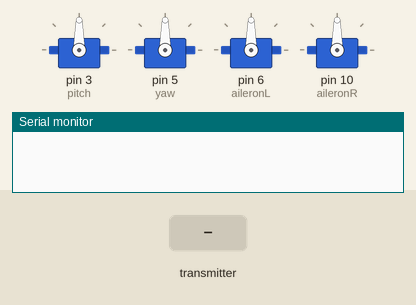
Bench run of a sketch on a simulated Arduino Uno, built with avr-gcc and run on an emulated ATmega328P. Shown: 4 × servo, the last lines printed to the serial monitor. The test bench sets the inputs (shaded band). No radio packets arrive unless stated.

Above: at 1.2 s.
1.3 s: the transmitter starts sending yawX = 0
At 2.5 s:
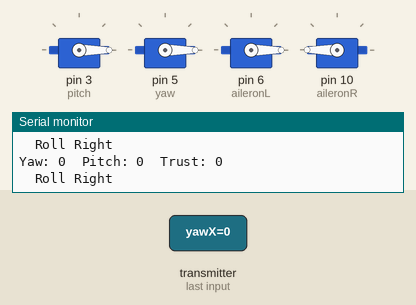
2.8 s: the transmitter starts sending yawX = 256
At 3.2 s:
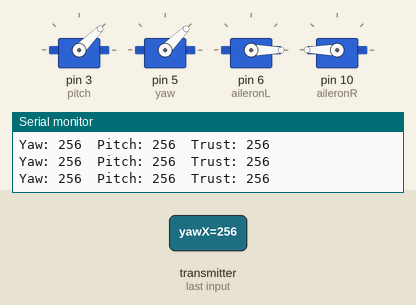
4.3 s: the transmitter starts sending yawX = 1023
At 4.9 s:
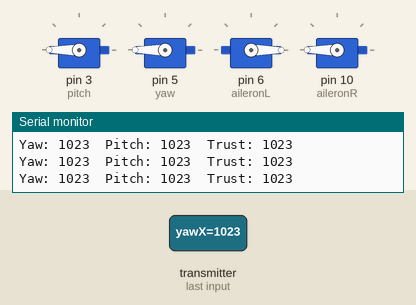
5.8 s: the transmitter starts sending yawX = 512
At 6.8 s:
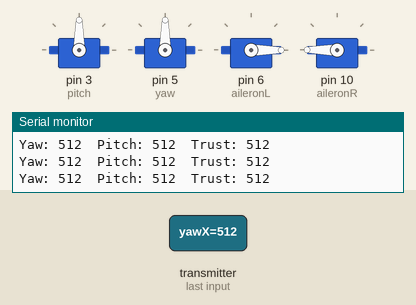
Timing chart, 0 to 8.3 s (numbered marks = the images above; inputs shaded):
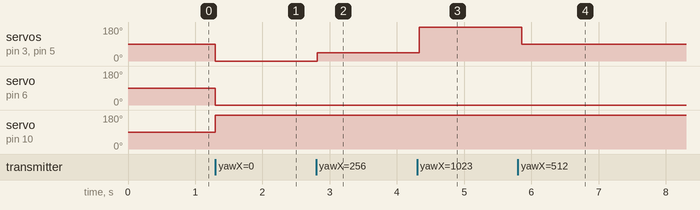

Measured:
- after the input at 1.3 s, servo on pin 3 (pitch), servo on pin 5 (yaw), servo on pin 6 (aileronL): 90° → 0° at once; servo on pin 10 (aileronR): 90° → 180° at once
- after the input at 2.8 s, servo on pin 3 (pitch), servo on pin 5 (yaw): 0° → 45° at once
- after the input at 4.3 s, servo on pin 3 (pitch), servo on pin 5 (yaw): 45° → 180° at once
- after the input at 5.8 s, servo on pin 3 (pitch), servo on pin 5 (yaw): 180° → 90° after 0.05 s

The sketch:

Reciever.ino
```cpp
#include <printf.h>
#include <RF24_config.h>
#include <RF24.h>
#include <nRF24L01.h>
#include <SPI.h>
#include <Servo.h>

int yawX,  pitchY, thrust;
int x, y;
RF24 radio(9, 8);  // CE, CSN

//address through which two modules communicate.
const byte address[6] = "00001";
void print_values();

Servo pitch, yaw, aileronL, aileronR;

void setup()
{
  Serial.begin(9600);
  radio.begin();
  radio.openReadingPipe(0, address);
  radio.startListening();
  pitch.attach(3);
  yaw.attach(5);
  aileronL.attach(6);
  aileronR.attach(10);
}

void loop()
{
  if (radio.available())
  {
    radio.read(&yawX, sizeof(int));
    radio.read(&pitchY, sizeof(int));
    radio.read(&thrust, sizeof(int));
    x = map(yawX, 0, 1023, 0, 180);
    y = map(pitchY, 0, 1023, 0, 180);
    yaw.write(x);
    pitch.write(y);
    print_values();
    if (x == 0 && y == 0) //roll right
    {
      //left alieron down, right alieron up
      aileronL.write(0);
      aileronR.write(180);
      Serial.println("\tRoll Right");
    }
    if (x == 0 && y == 180) //roll left
    {
      //left alieron up, right alieron down
      aileronL.write(180);
      aileronR.write(0);
      Serial.println("\tRoll Left");
    }
    delay(100);
  }


}


void print_values()
{
  Serial.print("Yaw: ");
  Serial.print(yawX);
  Serial.print("\tPitch: ");
  Serial.print(pitchY);
  Serial.print("\tTrust: ");
  Serial.println(thrust);
}
```
